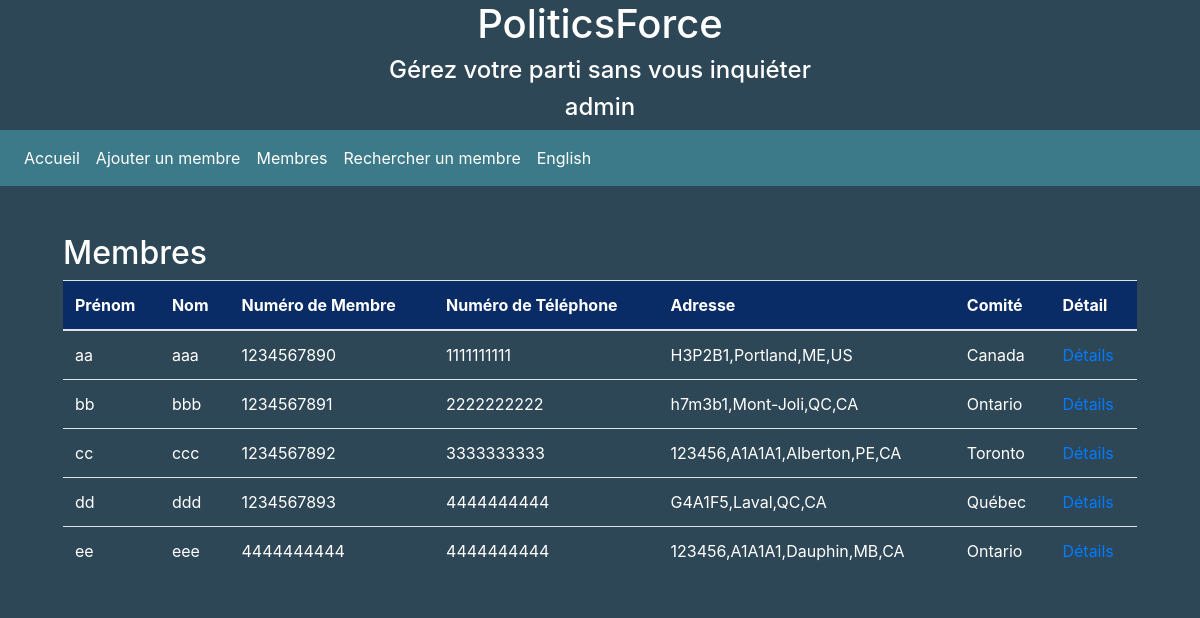
/membres (signed in), run on the app's committed database.
### tables this page shows
CREATE TABLE Members (
	Id	integer PRIMARY KEY AUTOINCREMENT,
	F_name	varchar ( 25 ),
	L_name	varchar ( 25 ),
	Member_no	varchar ( 10 ) UNIQUE,
	Phone_no	varchar ( 10 ),
	Mem_exp_date	date,
	Reach_moment	varchar ( 6 ),
	Birth_date	date,
	Email	varchar ( 255 ),
	Last_donation	NUMERIC,
	Date_last_donation	date,
	Donation_ok	varchar ( 6 ),
	Election_year	varchar ( 6 ),
	Comment	TEXT,
	Address	varchar ( 255 ),
	Committee	varchar (40)
);

### controllers/bp_membres.py (the view)
@membres_bp.route('/membres')
@authentication_required
def members_list():
    lang = request.cookies.get('lang')
    if 'level' in session:
        if session['level'] is 1:
            members = get_db().get_members_circonscription(session["committee"])
        elif session['level'] is 2:
            members = get_db().get_members_regional(session["committee"])
        elif session['level'] is 3:
            members = get_db().get_members_national(session["committee"])
        else:
            members = get_db().get_all_members()
    if lang == 'english':
        text_content = membres_content_en
    else:
        text_content = membres_content_fr
    return render_template('membres.html', title='Membres', members=members, lang=lang, text=text_content)

### authentication.py (called while the page is built)
def is_authenticated(session):
    return "id" in session

def authentication_required(f):
    @wraps(f)
    def decorated(*args, **kwargs):
        if not is_authenticated(session):
            return send_unauthorized()
        return f(*args, **kwargs)
    return decorated

### controllers/bp_membres.py (called while the page is built)
def get_db():
    db = getattr(g, '_database', None)
    if db is None:
        g._database = Committee_queries.CommitteeQueries()
    return g._database

### database/db_general.py (called while the page is built)
    def get_connection(self):
        if self.connection is None:
            self.connection = sqlite3.connect('db/db.db')
        return self.connection

    def disconnect(self):
        if self.connection is not None:
            self.connection.close()

### database/queries/Committee_queries.py (called while the page is built)
    def get_all_members(self):
        all_members = []
        cursor = self.get_connection().cursor()
        cursor.execute("SELECT * "
                       "FROM Members")
        members = cursor.fetchall()
        for person in members:
            member = Member(person[1], person[2], person[3], person[4], person[5],
                            person[6], person[7], person[8], person[9], person[10],
                            person[11], person[12], person[13], person[14], person[15])
            all_members.append(member)
        return all_members

### index.py (called while the page is built)
@app.teardown_appcontext
def close_connection(exception):
    db = getattr(g, '_database', None)
    if db is not None:
        db.disconnect()

### templates/membres.html
{% extends "layout.html" %}
{% block content %}
<div class="container">
	<div class="row">
		<div class="col">
			<h2>{{text["page_title"]}}</h2>
			{% if members %}
			<div class="table-container">
				<table class="table">
					<thead>
						<tr>
							<th scope="col">{{text["first_name"]}}</th>
							<th scope="col">{{text["last_name"]}}</th>
							<th scope="col">{{text["member_id"]}}</th>
							<th scope="col">{{text["phone_no"]}}</th>
							<th scope="col">{{text["address"]}}</th>
							{% if session["level"] >= 3 %}
							<th>{{text["committee"]}}</th>
							{% endif %}
							<th scope="col">{{text["details"]}}</th>
						</tr>
					</thead>
					<tbody>
						{% for member in members %}
						<tr>
							<td>{{member.f_name}}</td>
							<td>{{member.l_name}}</td>
							<td>{{member.member_no}}</td>
							<td>{{member.phone_no}}</td>
							<td>{{member.address}}</td>
							{% if session["level"] >= 3 %}
							<td>{{member.committee}}</td>
							{% endif %}
                            <td><a href="/afficher_membre/{{member.member_no}}">{{text["member_detail"]}}</a></td>
						</tr>
						{% endfor %}
					</tbody>
				</table>
			</div>
			{% endif %}
		</div>
	</div>
</div>
{% endblock %}

### static/css/nightlife-theme.css (style rules this page uses)
#header-container, #main-container, #page-container, body { background-color: #2E4756; color: white; }
th { background-color: #092c66; }

### data on the page
Members: f_name "aa", l_name "aaa", member_no "1234567890", phone_no "1111111111", address "H3P2B1,Portland,ME,US", committee "Canada", member_detail "Détails"
Members: f_name "bb", l_name "bbb", member_no "1234567891", phone_no "2222222222", address "h7m3b1,Mont-Joli,QC,CA", committee "Ontario", member_detail "Détails"
Members: f_name "cc", l_name "ccc", member_no "1234567892", phone_no "3333333333", address "123456,A1A1A1,Alberton,PE,CA", committee "Toronto", member_detail "Détails"
Members: f_name "dd", l_name "ddd", member_no "1234567893", phone_no "4444444444", address "G4A1F5,Laval,QC,CA", committee "Québec", member_detail "Détails"
Members: f_name "ee", l_name "eee", member_no "4444444444", phone_no "4444444444", address "123456,A1A1A1,Dauphin,MB,CA", committee "Ontario", member_detail "Détails"

### other printed values
{{ session['committee'] }} "admin"
{{ text["menu_home"] }} "Accueil"
{{ text["menu_add_member"] }} "Ajouter un membre"
{{ text["menu_members"] }} "Membres"
{{ text["menu_search_members"] }} "Rechercher un membre"
{{ text["menu_change_lang"] }} "English"
{{ text["page_title"] }} "Membres"
{{ text["first_name"] }} "Prénom"
{{ text["last_name"] }} "Nom"
{{ text["member_id"] }} "Numéro de Membre"
{{ text["phone_no"] }} "Numéro de Téléphone"
{{ text["address"] }} "Adresse"
{{ text["committee"] }} "Comité"
{{ text["details"] }} "Détail"
